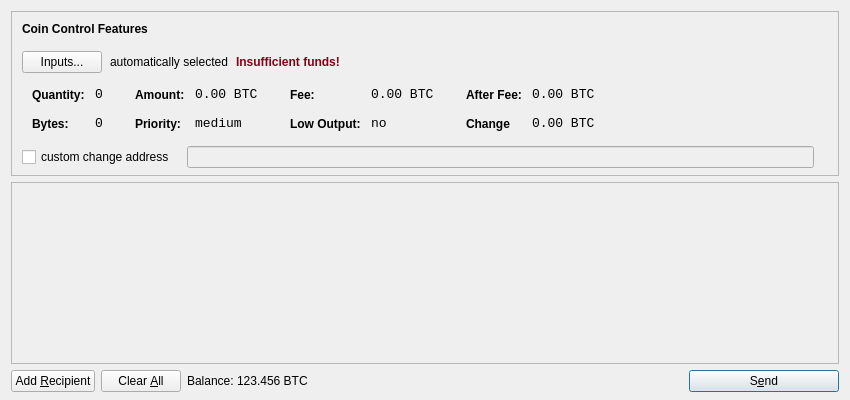
<?xml version="1.0" encoding="UTF-8"?>
<ui version="4.0">
 <class>SendCoinsDialog</class>
 <widget class="QDialog" name="SendCoinsDialog">
  <property name="geometry">
   <rect>
    <x>0</x>
    <y>0</y>
    <width>850</width>
    <height>400</height>
   </rect>
  </property>
  <property name="windowTitle">
   <string>Send Coins</string>
  </property>
  <layout class="QVBoxLayout" name="verticalLayout" stretch="0,1,0">
   <property name="bottomMargin">
    <number>8</number>
   </property>
   <item>
    <widget class="QFrame" name="frameCoinControl">
     <property name="sizePolicy">
      <sizepolicy hsizetype="Expanding" vsizetype="Expanding">
       <horstretch>0</horstretch>
       <verstretch>0</verstretch>
      </sizepolicy>
     </property>
     <property name="maximumSize">
      <size>
       <width>16777215</width>
       <height>16777215</height>
      </size>
     </property>
     <property name="frameShape">
      <enum>QFrame::StyledPanel</enum>
     </property>
     <property name="frameShadow">
      <enum>QFrame::Sunken</enum>
     </property>
     <layout class="QVBoxLayout" name="verticalLayoutCoinControl2">
      <property name="spacing">
       <number>6</number>
      </property>
      <property name="leftMargin">
       <number>0</number>
      </property>
      <property name="topMargin">
       <number>0</number>
      </property>
      <property name="rightMargin">
       <number>0</number>
      </property>
      <property name="bottomMargin">
       <number>6</number>
      </property>
      <item>
       <layout class="QVBoxLayout" name="verticalLayoutCoinControl" stretch="0,0,0,0,1">
        <property name="spacing">
         <number>0</number>
        </property>
        <property name="leftMargin">
         <number>10</number>
        </property>
        <property name="topMargin">
         <number>10</number>
        </property>
        <item>
         <layout class="QHBoxLayout" name="horizontalLayoutCoinControl1">
          <property name="bottomMargin">
           <number>15</number>
          </property>
          <item>
           <widget class="QLabel" name="labelCoinControlFeatures">
            <property name="sizePolicy">
             <sizepolicy hsizetype="Preferred" vsizetype="Maximum">
              <horstretch>0</horstretch>
              <verstretch>0</verstretch>
             </sizepolicy>
            </property>
            <property name="font">
             <font>
              <weight>75</weight>
              <bold>true</bold>
             </font>
            </property>
            <property name="styleSheet">
             <string notr="true">font-weight:bold;</string>
            </property>
            <property name="text">
             <string>Coin Control Features</string>
            </property>
           </widget>
          </item>
         </layout>
        </item>
        <item>
         <layout class="QHBoxLayout" name="horizontalLayoutCoinControl2" stretch="0,0,0,0">
          <property name="spacing">
           <number>8</number>
          </property>
          <property name="bottomMargin">
           <number>10</number>
          </property>
          <item>
           <widget class="QPushButton" name="pushButtonCoinControl">
            <property name="styleSheet">
             <string notr="true"/>
            </property>
            <property name="text">
             <string>Inputs...</string>
            </property>
           </widget>
          </item>
          <item>
           <widget class="QLabel" name="labelCoinControlAutomaticallySelected">
            <property name="text">
             <string>automatically selected</string>
            </property>
            <property name="margin">
             <number>5</number>
            </property>
           </widget>
          </item>
          <item>
           <widget class="QLabel" name="labelCoinControlInsuffFunds">
            <property name="font">
             <font>
              <weight>75</weight>
              <bold>true</bold>
             </font>
            </property>
            <property name="styleSheet">
             <string notr="true">color:#880015;</string>
            </property>
            <property name="text">
             <string>Insufficient funds!</string>
            </property>
            <property name="margin">
             <number>5</number>
            </property>
           </widget>
          </item>
          <item>
           <spacer name="horizontalSpacerCoinControl">
            <property name="orientation">
             <enum>Qt::Horizontal</enum>
            </property>
            <property name="sizeHint" stdset="0">
             <size>
              <width>40</width>
              <height>1</height>
             </size>
            </property>
           </spacer>
          </item>
         </layout>
        </item>
        <item>
         <widget class="QWidget" name="widgetCoinControl" native="true">
          <property name="sizePolicy">
           <sizepolicy hsizetype="Preferred" vsizetype="Preferred">
            <horstretch>0</horstretch>
            <verstretch>0</verstretch>
           </sizepolicy>
          </property>
          <property name="minimumSize">
           <size>
            <width>0</width>
            <height>0</height>
           </size>
          </property>
          <property name="styleSheet">
           <string notr="true"/>
          </property>
          <layout class="QHBoxLayout" name="horizontalLayoutCoinControl5">
           <property name="leftMargin">
            <number>0</number>
           </property>
           <property name="topMargin">
            <number>0</number>
           </property>
           <property name="rightMargin">
            <number>0</number>
           </property>
           <property name="bottomMargin">
            <number>0</number>
           </property>
           <item>
            <layout class="QHBoxLayout" name="horizontalLayoutCoinControl3" stretch="0,0,0,1">
             <property name="spacing">
              <number>20</number>
             </property>
             <property name="topMargin">
              <number>0</number>
             </property>
             <property name="bottomMargin">
              <number>10</number>
             </property>
             <item>
              <layout class="QFormLayout" name="formLayoutCoinControl1">
               <property name="horizontalSpacing">
                <number>10</number>
               </property>
               <property name="verticalSpacing">
                <number>14</number>
               </property>
               <property name="leftMargin">
                <number>10</number>
               </property>
               <property name="topMargin">
                <number>4</number>
               </property>
               <property name="rightMargin">
                <number>6</number>
               </property>
               <item row="0" column="0">
                <widget class="QLabel" name="labelCoinControlQuantityText">
                 <property name="styleSheet">
                  <string notr="true">font-weight:bold;</string>
                 </property>
                 <property name="text">
                  <string>Quantity:</string>
                 </property>
                 <property name="margin">
                  <number>0</number>
                 </property>
                </widget>
               </item>
               <item row="0" column="1">
                <widget class="QLabel" name="labelCoinControlQuantity">
                 <property name="font">
                  <font>
                   <family>Monospace</family>
                   <pointsize>10</pointsize>
                  </font>
                 </property>
                 <property name="cursor">
                  <cursorShape>IBeamCursor</cursorShape>
                 </property>
                 <property name="contextMenuPolicy">
                  <enum>Qt::ActionsContextMenu</enum>
                 </property>
                 <property name="text">
                  <string>0</string>
                 </property>
                 <property name="margin">
                  <number>0</number>
                 </property>
                 <property name="textInteractionFlags">
                  <set>Qt::LinksAccessibleByMouse|Qt::TextSelectableByKeyboard|Qt::TextSelectableByMouse</set>
                 </property>
                </widget>
               </item>
               <item row="1" column="0">
                <widget class="QLabel" name="labelCoinControlBytesText">
                 <property name="styleSheet">
                  <string notr="true">font-weight:bold;</string>
                 </property>
                 <property name="text">
                  <string>Bytes:</string>
                 </property>
                </widget>
               </item>
               <item row="1" column="1">
                <widget class="QLabel" name="labelCoinControlBytes">
                 <property name="font">
                  <font>
                   <family>Monospace</family>
                   <pointsize>10</pointsize>
                  </font>
                 </property>
                 <property name="cursor">
                  <cursorShape>IBeamCursor</cursorShape>
                 </property>
                 <property name="contextMenuPolicy">
                  <enum>Qt::ActionsContextMenu</enum>
                 </property>
                 <property name="text">
                  <string>0</string>
                 </property>
                 <property name="textInteractionFlags">
                  <set>Qt::LinksAccessibleByMouse|Qt::TextSelectableByKeyboard|Qt::TextSelectableByMouse</set>
                 </property>
                </widget>
               </item>
              </layout>
             </item>
             <item>
              <layout class="QFormLayout" name="formLayoutCoinControl2">
               <property name="horizontalSpacing">
                <number>10</number>
               </property>
               <property name="verticalSpacing">
                <number>14</number>
               </property>
               <property name="leftMargin">
                <number>6</number>
               </property>
               <property name="topMargin">
                <number>4</number>
               </property>
               <property name="rightMargin">
                <number>6</number>
               </property>
               <item row="0" column="0">
                <widget class="QLabel" name="labelCoinControlAmountText">
                 <property name="styleSheet">
                  <string notr="true">font-weight:bold;</string>
                 </property>
                 <property name="text">
                  <string>Amount:</string>
                 </property>
                 <property name="margin">
                  <number>0</number>
                 </property>
                </widget>
               </item>
               <item row="0" column="1">
                <widget class="QLabel" name="labelCoinControlAmount">
                 <property name="font">
                  <font>
                   <family>Monospace</family>
                   <pointsize>10</pointsize>
                  </font>
                 </property>
                 <property name="cursor">
                  <cursorShape>IBeamCursor</cursorShape>
                 </property>
                 <property name="contextMenuPolicy">
                  <enum>Qt::ActionsContextMenu</enum>
                 </property>
                 <property name="text">
                  <string>0.00 BTC</string>
                 </property>
                 <property name="textInteractionFlags">
                  <set>Qt::LinksAccessibleByMouse|Qt::TextSelectableByKeyboard|Qt::TextSelectableByMouse</set>
                 </property>
                </widget>
               </item>
               <item row="1" column="0">
                <widget class="QLabel" name="labelCoinControlPriorityText">
                 <property name="styleSheet">
                  <string notr="true">font-weight:bold;</string>
                 </property>
                 <property name="text">
                  <string>Priority:</string>
                 </property>
                </widget>
               </item>
               <item row="1" column="1">
                <widget class="QLabel" name="labelCoinControlPriority">
                 <property name="font">
                  <font>
                   <family>Monospace</family>
                   <pointsize>10</pointsize>
                  </font>
                 </property>
                 <property name="cursor">
                  <cursorShape>IBeamCursor</cursorShape>
                 </property>
                 <property name="contextMenuPolicy">
                  <enum>Qt::ActionsContextMenu</enum>
                 </property>
                 <property name="text">
                  <string>medium</string>
                 </property>
                 <property name="textInteractionFlags">
                  <set>Qt::LinksAccessibleByMouse|Qt::TextSelectableByKeyboard|Qt::TextSelectableByMouse</set>
                 </property>
                </widget>
               </item>
              </layout>
             </item>
             <item>
              <layout class="QFormLayout" name="formLayoutCoinControl3">
               <property name="horizontalSpacing">
                <number>10</number>
               </property>
               <property name="verticalSpacing">
                <number>14</number>
               </property>
               <property name="leftMargin">
                <number>6</number>
               </property>
               <property name="topMargin">
                <number>4</number>
               </property>
               <property name="rightMargin">
                <number>6</number>
               </property>
               <item row="0" column="0">
                <widget class="QLabel" name="labelCoinControlFeeText">
                 <property name="styleSheet">
                  <string notr="true">font-weight:bold;</string>
                 </property>
                 <property name="text">
                  <string>Fee:</string>
                 </property>
                 <property name="margin">
                  <number>0</number>
                 </property>
                </widget>
               </item>
               <item row="0" column="1">
                <widget class="QLabel" name="labelCoinControlFee">
                 <property name="font">
                  <font>
                   <family>Monospace</family>
                   <pointsize>10</pointsize>
                  </font>
                 </property>
                 <property name="cursor">
                  <cursorShape>IBeamCursor</cursorShape>
                 </property>
                 <property name="contextMenuPolicy">
                  <enum>Qt::ActionsContextMenu</enum>
                 </property>
                 <property name="text">
                  <string>0.00 BTC</string>
                 </property>
                 <property name="textInteractionFlags">
                  <set>Qt::LinksAccessibleByMouse|Qt::TextSelectableByKeyboard|Qt::TextSelectableByMouse</set>
                 </property>
                </widget>
               </item>
               <item row="1" column="0">
                <widget class="QLabel" name="labelCoinControlLowOutputText">
                 <property name="styleSheet">
                  <string notr="true">font-weight:bold;</string>
                 </property>
                 <property name="text">
                  <string>Low Output:</string>
                 </property>
                </widget>
               </item>
               <item row="1" column="1">
                <widget class="QLabel" name="labelCoinControlLowOutput">
                 <property name="font">
                  <font>
                   <family>Monospace</family>
                   <pointsize>10</pointsize>
                  </font>
                 </property>
                 <property name="cursor">
                  <cursorShape>IBeamCursor</cursorShape>
                 </property>
                 <property name="contextMenuPolicy">
                  <enum>Qt::ActionsContextMenu</enum>
                 </property>
                 <property name="text">
                  <string>no</string>
                 </property>
                 <property name="textInteractionFlags">
                  <set>Qt::LinksAccessibleByMouse|Qt::TextSelectableByKeyboard|Qt::TextSelectableByMouse</set>
                 </property>
                </widget>
               </item>
              </layout>
             </item>
             <item>
              <layout class="QFormLayout" name="formLayoutCoinControl4">
               <property name="horizontalSpacing">
                <number>10</number>
               </property>
               <property name="verticalSpacing">
                <number>14</number>
               </property>
               <property name="leftMargin">
                <number>6</number>
               </property>
               <property name="topMargin">
                <number>4</number>
               </property>
               <property name="rightMargin">
                <number>6</number>
               </property>
               <item row="0" column="0">
                <widget class="QLabel" name="labelCoinControlAfterFeeText">
                 <property name="styleSheet">
                  <string notr="true">font-weight:bold;</string>
                 </property>
                 <property name="text">
                  <string>After Fee:</string>
                 </property>
                 <property name="margin">
                  <number>0</number>
                 </property>
                </widget>
               </item>
               <item row="0" column="1">
                <widget class="QLabel" name="labelCoinControlAfterFee">
                 <property name="font">
                  <font>
                   <family>Monospace</family>
                   <pointsize>10</pointsize>
                  </font>
                 </property>
                 <property name="cursor">
                  <cursorShape>IBeamCursor</cursorShape>
                 </property>
                 <property name="contextMenuPolicy">
                  <enum>Qt::ActionsContextMenu</enum>
                 </property>
                 <property name="text">
                  <string>0.00 BTC</string>
                 </property>
                 <property name="textInteractionFlags">
                  <set>Qt::LinksAccessibleByMouse|Qt::TextSelectableByKeyboard|Qt::TextSelectableByMouse</set>
                 </property>
                </widget>
               </item>
               <item row="1" column="0">
                <widget class="QLabel" name="labelCoinControlChangeText">
                 <property name="styleSheet">
                  <string notr="true">font-weight:bold;</string>
                 </property>
                 <property name="text">
                  <string>Change</string>
                 </property>
                </widget>
               </item>
               <item row="1" column="1">
                <widget class="QLabel" name="labelCoinControlChange">
                 <property name="font">
                  <font>
                   <family>Monospace</family>
                   <pointsize>10</pointsize>
                  </font>
                 </property>
                 <property name="cursor">
                  <cursorShape>IBeamCursor</cursorShape>
                 </property>
                 <property name="contextMenuPolicy">
                  <enum>Qt::ActionsContextMenu</enum>
                 </property>
                 <property name="text">
                  <string>0.00 BTC</string>
                 </property>
                 <property name="textInteractionFlags">
                  <set>Qt::LinksAccessibleByMouse|Qt::TextSelectableByKeyboard|Qt::TextSelectableByMouse</set>
                 </property>
                </widget>
               </item>
              </layout>
             </item>
            </layout>
           </item>
          </layout>
         </widget>
        </item>
        <item>
         <layout class="QHBoxLayout" name="horizontalLayoutCoinControl4" stretch="0,0,0">
          <property name="spacing">
           <number>12</number>
          </property>
          <property name="sizeConstraint">
           <enum>QLayout::SetDefaultConstraint</enum>
          </property>
          <property name="topMargin">
           <number>5</number>
          </property>
          <property name="rightMargin">
           <number>5</number>
          </property>
          <item>
           <widget class="QCheckBox" name="checkBoxCoinControlChange">
            <property name="text">
             <string>custom change address</string>
            </property>
           </widget>
          </item>
          <item>
           <widget class="QLineEdit" name="lineEditCoinControlChange">
            <property name="enabled">
             <bool>false</bool>
            </property>
            <property name="sizePolicy">
             <sizepolicy hsizetype="Expanding" vsizetype="Fixed">
              <horstretch>0</horstretch>
              <verstretch>0</verstretch>
             </sizepolicy>
            </property>
           </widget>
          </item>
          <item>
           <widget class="QLabel" name="labelCoinControlChangeLabel">
            <property name="sizePolicy">
             <sizepolicy hsizetype="Preferred" vsizetype="Expanding">
              <horstretch>0</horstretch>
              <verstretch>0</verstretch>
             </sizepolicy>
            </property>
            <property name="minimumSize">
             <size>
              <width>0</width>
              <height>0</height>
             </size>
            </property>
            <property name="text">
             <string/>
            </property>
            <property name="margin">
             <number>3</number>
            </property>
           </widget>
          </item>
         </layout>
        </item>
        <item>
         <spacer name="verticalSpacerCoinControl">
          <property name="orientation">
           <enum>Qt::Vertical</enum>
          </property>
          <property name="sizeHint" stdset="0">
           <size>
            <width>800</width>
            <height>1</height>
           </size>
          </property>
         </spacer>
        </item>
       </layout>
      </item>
     </layout>
    </widget>
   </item>
   <item>
    <widget class="QScrollArea" name="scrollArea">
     <property name="widgetResizable">
      <bool>true</bool>
     </property>
     <widget class="QWidget" name="scrollAreaWidgetContents">
      <property name="geometry">
       <rect>
        <x>0</x>
        <y>0</y>
        <width>830</width>
        <height>122</height>
       </rect>
      </property>
      <layout class="QVBoxLayout" name="verticalLayout_2">
       <property name="leftMargin">
        <number>0</number>
       </property>
       <property name="topMargin">
        <number>0</number>
       </property>
       <property name="rightMargin">
        <number>0</number>
       </property>
       <property name="bottomMargin">
        <number>0</number>
       </property>
       <item>
        <layout class="QVBoxLayout" name="entries">
         <property name="spacing">
          <number>6</number>
         </property>
        </layout>
       </item>
       <item>
        <spacer name="verticalSpacer">
         <property name="orientation">
          <enum>Qt::Vertical</enum>
         </property>
         <property name="sizeHint" stdset="0">
          <size>
           <width>20</width>
           <height>40</height>
          </size>
         </property>
        </spacer>
       </item>
      </layout>
     </widget>
    </widget>
   </item>
   <item>
    <layout class="QHBoxLayout" name="horizontalLayout">
     <item>
      <widget class="QPushButton" name="addButton">
       <property name="toolTip">
        <string>Send to multiple recipients at once</string>
       </property>
       <property name="text">
        <string>Add &amp;Recipient</string>
       </property>
       <property name="icon">
        <iconset resource="../QQcoin.qrc">
         <normaloff>:/icons/add</normaloff>:/icons/add</iconset>
       </property>
       <property name="autoDefault">
        <bool>false</bool>
       </property>
      </widget>
     </item>
     <item>
      <widget class="QPushButton" name="clearButton">
       <property name="sizePolicy">
        <sizepolicy hsizetype="Minimum" vsizetype="Fixed">
         <horstretch>0</horstretch>
         <verstretch>0</verstretch>
        </sizepolicy>
       </property>
       <property name="toolTip">
        <string>Remove all transaction fields</string>
       </property>
       <property name="text">
        <string>Clear &amp;All</string>
       </property>
       <property name="icon">
        <iconset resource="../QQcoin.qrc">
         <normaloff>:/icons/remove</normaloff>:/icons/remove</iconset>
       </property>
       <property name="autoRepeatDelay">
        <number>300</number>
       </property>
       <property name="autoDefault">
        <bool>false</bool>
       </property>
      </widget>
     </item>
     <item>
      <layout class="QHBoxLayout" name="horizontalLayout_2">
       <property name="spacing">
        <number>3</number>
       </property>
       <item>
        <widget class="QLabel" name="labelSendBalanceText">
         <property name="text">
          <string>Balance:</string>
         </property>
        </widget>
       </item>
       <item>
        <widget class="QLabel" name="labelBalance">
         <property name="cursor">
          <cursorShape>IBeamCursor</cursorShape>
         </property>
         <property name="text">
          <string>123.456 BTC</string>
         </property>
         <property name="textInteractionFlags">
          <set>Qt::LinksAccessibleByMouse|Qt::TextSelectableByKeyboard|Qt::TextSelectableByMouse</set>
         </property>
        </widget>
       </item>
      </layout>
     </item>
     <item>
      <spacer name="horizontalSpacer">
       <property name="orientation">
        <enum>Qt::Horizontal</enum>
       </property>
       <property name="sizeHint" stdset="0">
        <size>
         <width>40</width>
         <height>20</height>
        </size>
       </property>
      </spacer>
     </item>
     <item>
      <widget class="QPushButton" name="sendButton">
       <property name="minimumSize">
        <size>
         <width>150</width>
         <height>0</height>
        </size>
       </property>
       <property name="toolTip">
        <string>Confirm the send action</string>
       </property>
       <property name="text">
        <string>S&amp;end</string>
       </property>
       <property name="icon">
        <iconset resource="../QQcoin.qrc">
         <normaloff>:/icons/send</normaloff>:/icons/send</iconset>
       </property>
       <property name="default">
        <bool>true</bool>
       </property>
      </widget>
     </item>
    </layout>
   </item>
  </layout>
 </widget>
 <resources>
  <include location="../QQcoin.qrc"/>
 </resources>
 <connections/>
</ui>
